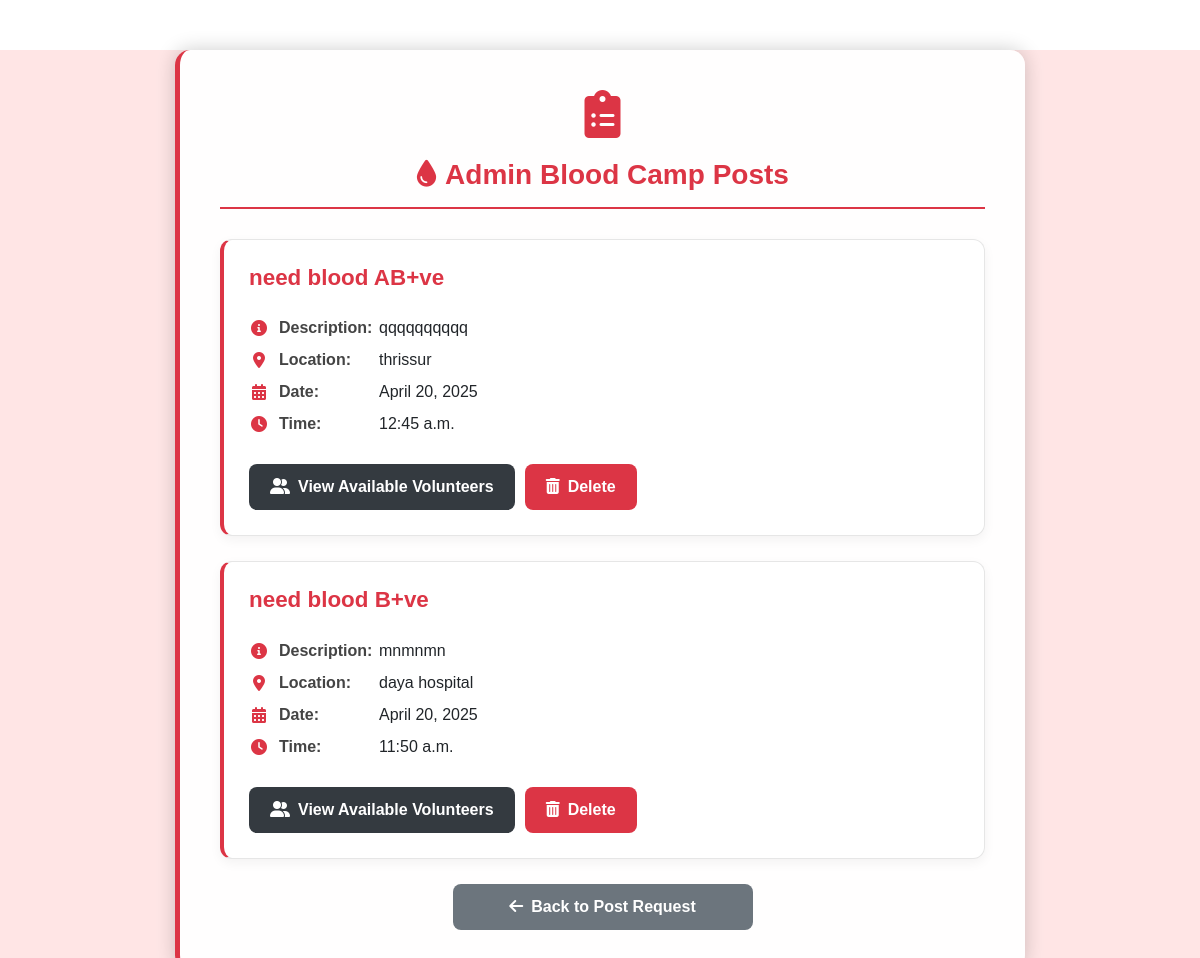
Page /viewadposts/ on the earlier database version.
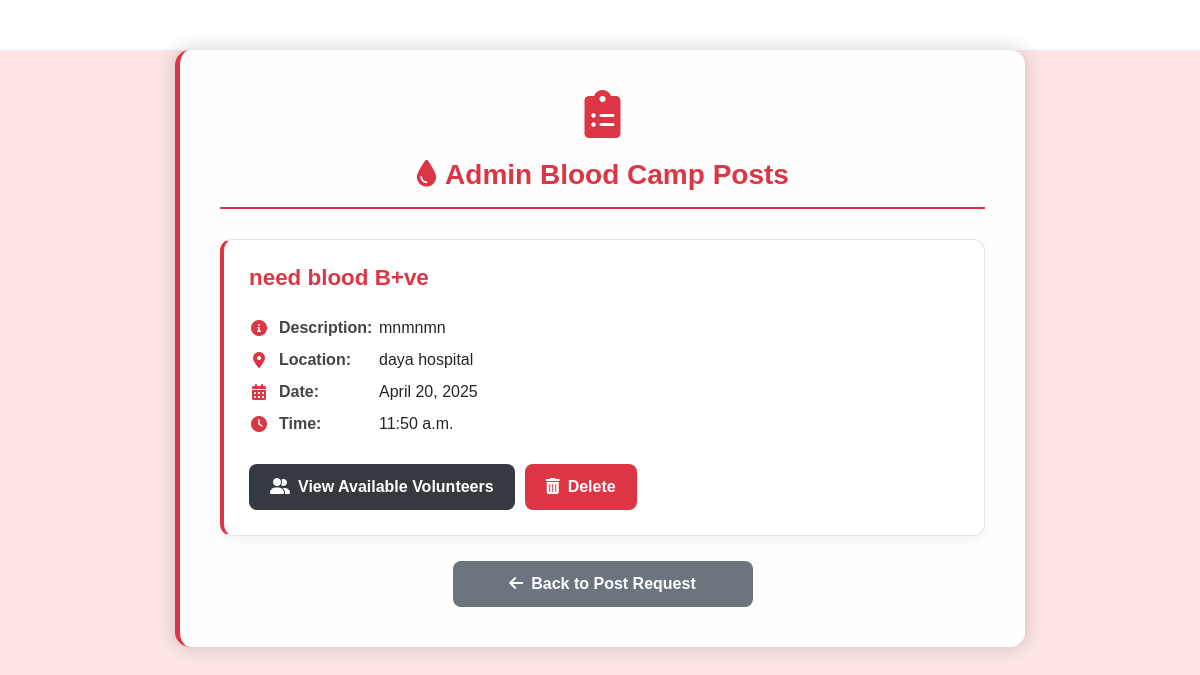
Same page on the later database version.
### com/models.py (models this page shows, shortened)
class AdminRequest(models.Model):
    title = models.CharField(max_length=100)
    description = models.TextField()
    location = models.CharField(max_length=255)
    date = models.DateField()
    time = models.TimeField()
    created_at = models.DateTimeField(auto_now_add=True)
    volunteers = models.ManyToManyField('Mod', blank=True, related_name="volunteered_camps")
    approved_volunteers = models.ManyToManyField('Mod', blank=True, related_name="approved_camps")

### com/views.py (the view)
# urls.py: path('viewadposts/', views.viewadposts, name='viewadposts'),
def viewadposts(request):
    now = timezone.now()
    posts = AdminRequest.objects.all().order_by('created_at')
    return render(request, 'viewadposts.html', {'posts': posts})

### com/templates/viewadposts.html (shortened to what this page needs)
{% load static %}
<!DOCTYPE html>
<html lang="en">
<head>
    <link rel="stylesheet" href="https://cdn.jsdelivr.net/npm/bootstrap@5.3.0/dist/css/bootstrap.min.css">
    <link rel="stylesheet" href="https://cdnjs.cloudflare.com/ajax/libs/font-awesome/6.0.0-beta3/css/all.min.css">
</head>
<body>
<div class="container">
    <div class="icon-container">
        <i class="fas fa-clipboard-list blood-icon"></i>
    </div>
    <h3 class="text-center page-heading">
        <i class="fas fa-tint me-2"></i>Admin Blood Camp Posts
    </h3>
    {% if posts %}
        {% for post in posts %}
            <div class="post-card">
                <div class="post-header">
                    <h5 class="post-title">{{ post.title }}</h5>
                </div>
                <div class="post-content">
                    <div class="post-detail">
                        <i class="fas fa-info-circle detail-icon"></i>
                        <span class="detail-label">Description:</span>
                        <span>{{ post.description }}</span>
                    </div>
                    <div class="post-detail">
                        <i class="fas fa-map-marker-alt detail-icon"></i>
                        <span class="detail-label">Location:</span>
                        <span>{{ post.location }}</span>
                    </div>
                    <div class="post-detail">
                        <i class="fas fa-calendar-alt detail-icon"></i>
                        <span class="detail-label">Date:</span>
                        <span>{{ post.date }}</span>
                    </div>
                    <div class="post-detail">
                        <i class="fas fa-clock detail-icon"></i>
                        <span class="detail-label">Time:</span>
                        <span>{{ post.time }}</span>
                    </div>
                </div>
                <div class="post-actions">
                    <a href="{% url 'volunteer_list' post.id %}" class="btn btn-view">
                        <i class="fas fa-user-friends me-2"></i>View Available Volunteers
                    </a>
                    <form method="POST" action="{% url 'pdelete_post' post.id %}">
                        <button type="submit" class="btn btn-delete">
                            <i class="fas fa-trash-alt me-2"></i>Delete
                        </button>
                    </form>
                </div>
            </div>
        {% endfor %}
    {% else %}
        <div class="empty-state">
            <i class="fas fa-folder-open empty-icon"></i>
            <p>No blood camp posts available at the moment.</p>
        </div>
    {% endif %}
    <a href="{% url 'adpostrequests' %}" class="btn btn-back mt-4">
        <i class="fas fa-arrow-left me-2"></i>Back to Post Request
    </a>
</div>
</body>
</html>

Differences in the rows shown:
removed AdminRequest: title "need blood AB+ve", description "qqqqqqqqqq", location "thrissur", date "April 20, 2025", time "12:45 a.m."
